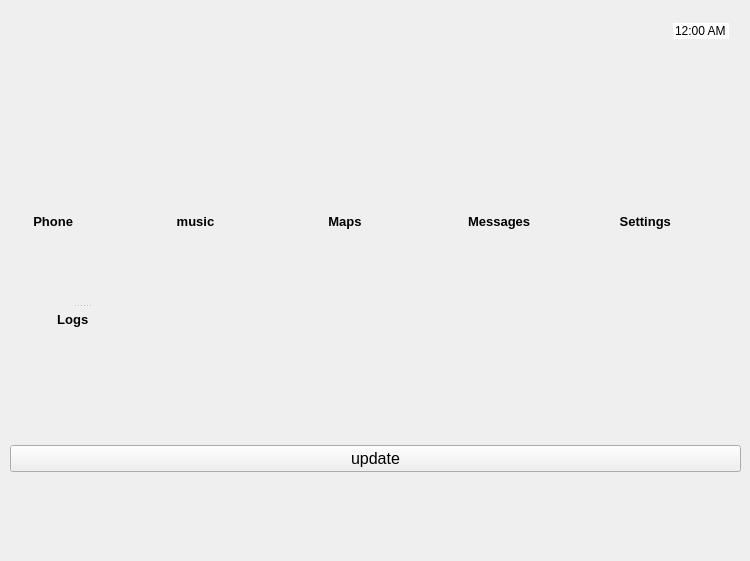
    <widget class="QWidget" name="page">
     <widget class="QLabel" name="label_15">
      <property name="geometry">
       <rect>
        <x>11</x>
        <y>443</y>
        <width>16</width>
        <height>36</height>
       </rect>
      </property>
      <property name="text">
       <string/>
      </property>
     </widget>
     <widget class="QLabel" name="label_25">
      <property name="geometry">
       <rect>
        <x>11</x>
        <y>369</y>
        <width>16</width>
        <height>36</height>
       </rect>
      </property>
      <property name="text">
       <string/>
      </property>
     </widget>
     <widget class="QWidget" name="layoutWidget">
      <property name="geometry">
       <rect>
        <x>10</x>
        <y>500</y>
        <width>731</width>
        <height>52</height>
       </rect>
      </property>
      <layout class="QHBoxLayout" name="horizontalLayout_2">
       <item>
        <widget class="QPushButton" name="pushButton_3">
         <property name="styleSheet">
          <string notr="true">background-color: transparent;
background: none;
border: none;
background-repeat: none;</string>
         </property>
         <property name="text">
          <string/>
         </property>
         <property name="icon">
          <iconset resource="Resource.qrc">
           <normaloff>:/rec/img/93634.png</normaloff>:/rec/img/93634.png</iconset>
         </property>
         <property name="iconSize">
          <size>
           <width>50</width>
           <height>50</height>
          </size>
         </property>
        </widget>
       </item>
       <item>
        <widget class="QPushButton" name="pushButton_7">
         <property name="styleSheet">
          <string notr="true">background-color: transparent;
border-image: url(:off.png);
background: none;
border: none;
background-repeat: none;</string>
         </property>
         <property name="text">
          <string/>
         </property>
         <property name="icon">
          <iconset resource="Resource.qrc">
           <normaloff>:/rec/img/110025_turn-on_512x512.png</normaloff>:/rec/img/110025_turn-on_512x512.png</iconset>
         </property>
         <property name="iconSize">
          <size>
           <width>50</width>
           <height>50</height>
          </size>
         </property>
        </widget>
       </item>
       <item>
        <widget class="QPushButton" name="pushButton_2">
         <property name="styleSheet">
          <string notr="true">background-color: transparent;
background: none;
border: none;
background-repeat: none;</string>
         </property>
         <property name="text">
          <string/>
         </property>
         <property name="icon">
          <iconset resource="Resource.qrc">
           <normaloff>:/rec/img/png-clipart-metrostation-black-home-icon-thumbnail.png</normaloff>:/rec/img/png-clipart-metrostation-black-home-icon-thumbnail.png</iconset>
         </property>
         <property name="iconSize">
          <size>
           <width>70</width>
           <height>50</height>
          </size>
         </property>
        </widget>
       </item>
      </layout>
     </widget>
     <widget class="QWidget" name="layoutWidget">
      <property name="geometry">
       <rect>
        <x>14</x>
        <y>15</y>
        <width>715</width>
        <height>32</height>
       </rect>
      </property>
      <layout class="QHBoxLayout" name="horizontalLayout">
       <item>
        <widget class="QPushButton" name="pushButton_11">
         <property name="styleSheet">
          <string notr="true">background-color: transparent;
background: none;
border: none;
background-repeat: none;</string>
         </property>
         <property name="text">
          <string/>
         </property>
         <property name="icon">
          <iconset resource="Resource.qrc">
           <normaloff>:/rec/img/low-battery-5-474981.png</normaloff>:/rec/img/low-battery-5-474981.png</iconset>
         </property>
         <property name="iconSize">
          <size>
           <width>30</width>
           <height>30</height>
          </size>
         </property>
        </widget>
       </item>
       <item>
        <spacer name="horizontalSpacer_5">
         <property name="orientation">
          <enum>Qt::Horizontal</enum>
         </property>
         <property name="sizeHint" stdset="0">
          <size>
           <width>18</width>
           <height>20</height>
          </size>
         </property>
        </spacer>
       </item>
       <item>
        <widget class="QPushButton" name="pushButton_4">
         <property name="styleSheet">
          <string notr="true">background-color: transparent;
background: none;
border: none;
background-repeat: none;</string>
         </property>
         <property name="text">
          <string/>
         </property>
         <property name="icon">
          <iconset resource="Resource.qrc">
           <normaloff>:/rec/img/Wifi-tethering.png</normaloff>:/rec/img/Wifi-tethering.png</iconset>
         </property>
         <property name="iconSize">
          <size>
           <width>30</width>
           <height>30</height>
          </size>
         </property>
        </widget>
       </item>
       <item>
        <spacer name="horizontalSpacer_6">
         <property name="orientation">
          <enum>Qt::Horizontal</enum>
         </property>
         <property name="sizeHint" stdset="0">
          <size>
           <width>538</width>
           <height>20</height>
          </size>
         </property>
        </spacer>
       </item>
       <item>
        <widget class="QTimeEdit" name="timeEdit">
         <property name="styleSheet">
          <string notr="true">background-color: transparent;
background: none;
border: none;
background-repeat: none;</string>
         </property>
         <property name="locale">
          <locale language="English" country="UnitedStates"/>
         </property>
         <property name="wrapping">
          <bool>false</bool>
         </property>
         <property name="frame">
          <bool>false</bool>
         </property>
         <property name="readOnly">
          <bool>true</bool>
         </property>
         <property name="buttonSymbols">
          <enum>QAbstractSpinBox::NoButtons</enum>
         </property>
         <property name="accelerated">
          <bool>false</bool>
         </property>
         <property name="showGroupSeparator" stdset="0">
          <bool>false</bool>
         </property>
         <property name="displayFormat">
          <string>hh:mm AP</string>
         </property>
         <property name="calendarPopup">
          <bool>false</bool>
         </property>
        </widget>
       </item>
      </layout>
     </widget>
     <widget class="QWidget" name="layoutWidget">
      <property name="geometry">
       <rect>
        <x>-10</x>
        <y>210</y>
        <width>731</width>
        <height>23</height>
       </rect>
      </property>
      <layout class="QHBoxLayout" name="horizontalLayout_4">
       <item>
        <widget class="QLabel" name="label">
         <property name="font">
          <font>
           <pointsize>10</pointsize>
           <weight>75</weight>
           <bold>true</bold>
          </font>
         </property>
         <property name="text">
          <string>            Phone</string>
         </property>
         <property name="buddy">
          <cstring>pushButton_5</cstring>
         </property>
        </widget>
       </item>
       <item>
        <widget class="QLabel" name="label_2">
         <property name="font">
          <font>
           <pointsize>10</pointsize>
           <weight>75</weight>
           <bold>true</bold>
          </font>
         </property>
         <property name="text">
          <string>           music</string>
         </property>
         <property name="buddy">
          <cstring>pushButton_6</cstring>
         </property>
        </widget>
       </item>
       <item>
        <widget class="QLabel" name="label_3">
         <property name="font">
          <font>
           <pointsize>10</pointsize>
           <weight>75</weight>
           <bold>true</bold>
          </font>
         </property>
         <property name="text">
          <string>            Maps</string>
         </property>
         <property name="buddy">
          <cstring>pushButton_12</cstring>
         </property>
        </widget>
       </item>
       <item>
        <widget class="QLabel" name="label_4">
         <property name="font">
          <font>
           <pointsize>10</pointsize>
           <weight>75</weight>
           <bold>true</bold>
          </font>
         </property>
         <property name="text">
          <string>          Messages</string>
         </property>
         <property name="buddy">
          <cstring>pushButton_8</cstring>
         </property>
        </widget>
       </item>
       <item>
        <widget class="QLabel" name="label_5">
         <property name="font">
          <font>
           <pointsize>10</pointsize>
           <weight>75</weight>
           <bold>true</bold>
          </font>
         </property>
         <property name="text">
          <string>           Settings</string>
         </property>
         <property name="buddy">
          <cstring>pushButton_9</cstring>
         </property>
        </widget>
       </item>
      </layout>
     </widget>
     <widget class="QWidget" name="layoutWidget">
      <property name="geometry">
       <rect>
        <x>10</x>
        <y>120</y>
        <width>731</width>
        <height>82</height>
       </rect>
      </property>
      <layout class="QHBoxLayout" name="horizontalLayout_3">
       <item>
        <widget class="QPushButton" name="pushButton_5">
         <property name="font">
          <font>
           <pointsize>24</pointsize>
           <weight>75</weight>
           <bold>true</bold>
          </font>
         </property>
         <property name="layoutDirection">
          <enum>Qt::LeftToRight</enum>
         </property>
         <property name="styleSheet">
          <string notr="true">background-color: transparent;
background: none;
border: none;
background-repeat: none;</string>
         </property>
         <property name="text">
          <string/>
         </property>
         <property name="icon">
          <iconset resource="Resource.qrc">
           <normaloff>:/rec/img/phone-phone-icon-png-green-clipart-48635-pinclipart-green-phone-icon-png-880_920.png</normaloff>:/rec/img/phone-phone-icon-png-green-clipart-48635-pinclipart-green-phone-icon-png-880_920.png</iconset>
         </property>
         <property name="iconSize">
          <size>
           <width>60</width>
           <height>60</height>
          </size>
         </property>
        </widget>
       </item>
       <item>
        <widget class="QPushButton" name="pushButton_6">
         <property name="font">
          <font>
           <pointsize>24</pointsize>
           <weight>75</weight>
           <bold>true</bold>
          </font>
         </property>
         <property name="layoutDirection">
          <enum>Qt::LeftToRight</enum>
         </property>
         <property name="styleSheet">
          <string notr="true">background-color: transparent;
background: none;
border: none;
background-repeat: none;</string>
         </property>
         <property name="text">
          <string/>
         </property>
         <property name="icon">
          <iconset resource="Resource.qrc">
           <normaloff>:/rec/img/418-4189731_apple-music-icon-square-spotify-apple-music-soundcloud.png</normaloff>:/rec/img/418-4189731_apple-music-icon-square-spotify-apple-music-soundcloud.png</iconset>
         </property>
         <property name="iconSize">
          <size>
           <width>60</width>
           <height>60</height>
          </size>
         </property>
        </widget>
       </item>
       <item>
        <widget class="QPushButton" name="pushButton_12">
         <property name="font">
          <font>
           <pointsize>24</pointsize>
           <weight>75</weight>
           <bold>true</bold>
          </font>
         </property>
         <property name="layoutDirection">
          <enum>Qt::LeftToRight</enum>
         </property>
         <property name="styleSheet">
          <string notr="true">background-color: transparent;
background: none;
border: none;
background-repeat: none;</string>
         </property>
         <property name="text">
          <string/>
         </property>
         <property name="icon">
          <iconset resource="Resource.qrc">
           <normaloff>:/rec/img/d3d7ab80bb88809f72e458a1d8aee02c.png</normaloff>:/rec/img/d3d7ab80bb88809f72e458a1d8aee02c.png</iconset>
         </property>
         <property name="iconSize">
          <size>
           <width>60</width>
           <height>60</height>
          </size>
         </property>
        </widget>
       </item>
       <item>
        <widget class="QPushButton" name="pushButton_8">
         <property name="font">
          <font>
           <pointsize>24</pointsize>
           <weight>75</weight>
           <bold>true</bold>
          </font>
         </property>
         <property name="layoutDirection">
          <enum>Qt::LeftToRight</enum>
         </property>
         <property name="styleSheet">
          <string notr="true">background-color: transparent;
background: none;
border: none;
background-repeat: none;</string>
         </property>
         <property name="text">
          <string/>
         </property>
         <property name="icon">
          <iconset resource="Resource.qrc">
           <normaloff>:/rec/img/246-2465277_apple-email-envelope-inbox-mail-post-message-messaging-icon-iphone-png.png</normaloff>:/rec/img/246-2465277_apple-email-envelope-inbox-mail-post-message-messaging-icon-iphone-png.png</iconset>
         </property>
         <property name="iconSize">
          <size>
           <width>60</width>
           <height>80</height>
          </size>
         </property>
        </widget>
       </item>
       <item>
        <widget class="QPushButton" name="pushButton_9">
         <property name="enabled">
          <bool>true</bool>
         </property>
         <property name="font">
          <font>
           <pointsize>24</pointsize>
           <weight>75</weight>
           <bold>true</bold>
          </font>
         </property>
         <property name="layoutDirection">
          <enum>Qt::LeftToRight</enum>
         </property>
         <property name="styleSheet">
          <string notr="true">background-color: transparent;
background: none;
border: none;
background-repeat: none;</string>
         </property>
         <property name="text">
          <string/>
         </property>
         <property name="icon">
          <iconset resource="Resource.qrc">
           <normaloff>:/rec/img/gMJRp2s.png</normaloff>:/rec/img/gMJRp2s.png</iconset>
         </property>
         <property name="iconSize">
          <size>
           <width>70</width>
           <height>70</height>
          </size>
         </property>
        </widget>
       </item>
      </layout>
     </widget>
     <widget class="QSplitter" name="splitter_2">
      <property name="geometry">
       <rect>
        <x>50</x>
        <y>250</y>
        <width>64</width>
        <height>81</height>
       </rect>
      </property>
      <property name="orientation">
       <enum>Qt::Vertical</enum>
      </property>
      <widget class="QPushButton" name="pushButton_24">
       <property name="font">
        <font>
         <pointsize>24</pointsize>
         <weight>75</weight>
         <bold>true</bold>
        </font>
       </property>
       <property name="layoutDirection">
        <enum>Qt::LeftToRight</enum>
       </property>
       <property name="styleSheet">
        <string notr="true">background-color: transparent;
background: none;
border: none;
background-repeat: none;</string>
       </property>
       <property name="text">
        <string/>
       </property>
       <property name="icon">
        <iconset resource="Resource.qrc">
         <normaloff>:/rec/img/log-icon.png</normaloff>:/rec/img/log-icon.png</iconset>
       </property>
       <property name="iconSize">
        <size>
         <width>55</width>
         <height>60</height>
        </size>
       </property>
      </widget>
      <widget class="QLabel" name="label_16">
       <property name="font">
        <font>
         <pointsize>10</pointsize>
         <weight>75</weight>
         <bold>true</bold>
        </font>
       </property>
       <property name="text">
        <string>  Logs</string>
       </property>
       <property name="buddy">
        <cstring>pushButton_24</cstring>
       </property>
      </widget>
     </widget>
     <widget class="QWidget" name="layoutWidget">
      <property name="geometry">
       <rect>
        <x>10</x>
        <y>440</y>
        <width>731</width>
        <height>38</height>
       </rect>
      </property>
      <layout class="QHBoxLayout" name="horizontalLayout_10">
       <item>
        <widget class="QPushButton" name="pushButton_10">
         <property name="font">
          <font>
           <pointsize>12</pointsize>
          </font>
         </property>
         <property name="text">
          <string>update</string>
         </property>
        </widget>
       </item>
      </layout>
     </widget>
    </widget>
